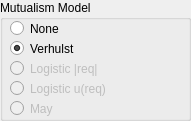
  <widget class="QGroupBox" name="TypeofMutualism">
   <property name="geometry">
    <rect>
     <x>20</x>
     <y>90</y>
     <width>191</width>
     <height>121</height>
    </rect>
   </property>
   <property name="title">
    <string>Mutualism Model</string>
   </property>
   <widget class="QRadioButton" name="TOM_LAp_abs_Button">
    <property name="enabled">
     <bool>false</bool>
    </property>
    <property name="geometry">
     <rect>
      <x>10</x>
      <y>60</y>
      <width>161</width>
      <height>17</height>
     </rect>
    </property>
    <property name="text">
     <string>Logistic |req|</string>
    </property>
    <property name="checked">
     <bool>false</bool>
    </property>
    <attribute name="buttonGroup">
     <string notr="true">buttonGroup</string>
    </attribute>
   </widget>
   <widget class="QRadioButton" name="TOM_May_Button">
    <property name="enabled">
     <bool>false</bool>
    </property>
    <property name="geometry">
     <rect>
      <x>10</x>
      <y>100</y>
      <width>161</width>
      <height>17</height>
     </rect>
    </property>
    <property name="text">
     <string>May</string>
    </property>
    <attribute name="buttonGroup">
     <string notr="true">buttonGroup</string>
    </attribute>
   </widget>
   <widget class="QRadioButton" name="TOM_LAp_u_Button">
    <property name="enabled">
     <bool>false</bool>
    </property>
    <property name="geometry">
     <rect>
      <x>10</x>
      <y>80</y>
      <width>161</width>
      <height>17</height>
     </rect>
    </property>
    <property name="text">
     <string>Logistic u(req)</string>
    </property>
    <attribute name="buttonGroup">
     <string notr="true">buttonGroup</string>
    </attribute>
   </widget>
   <widget class="QRadioButton" name="TOM_LAp_vh_Button">
    <property name="enabled">
     <bool>true</bool>
    </property>
    <property name="geometry">
     <rect>
      <x>10</x>
      <y>40</y>
      <width>161</width>
      <height>17</height>
     </rect>
    </property>
    <property name="text">
     <string>Verhulst</string>
    </property>
    <property name="checkable">
     <bool>true</bool>
    </property>
    <property name="checked">
     <bool>true</bool>
    </property>
    <attribute name="buttonGroup">
     <string notr="true">buttonGroup</string>
    </attribute>
   </widget>
   <widget class="QRadioButton" name="TOM_None_Button">
    <property name="geometry">
     <rect>
      <x>10</x>
      <y>20</y>
      <width>161</width>
      <height>17</height>
     </rect>
    </property>
    <property name="text">
     <string>None</string>
    </property>
    <attribute name="buttonGroup">
     <string notr="true">buttonGroup</string>
    </attribute>
   </widget>
  </widget>
